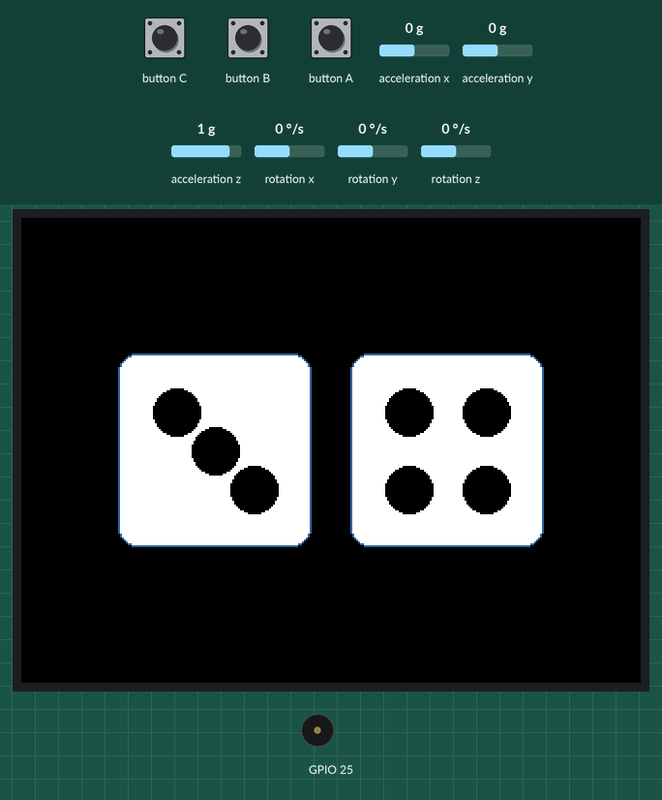
Simulated run of this sketch. Board: ESP32. Shown: 320×240 colour display, buzzer (waves = sounding). Inputs (shaded band) come from the test bench; at power-on: rotation x 0 °/s, acceleration x 0 g, acceleration y 0 g, acceleration z 1 g, rotation y 0 °/s, rotation z 0 °/s. Random numbers use the default seed unless the sketch sets one.

Above: at 1.4 s.
1.5 s: rotation x set to -192 °/s
At 2.46 s:
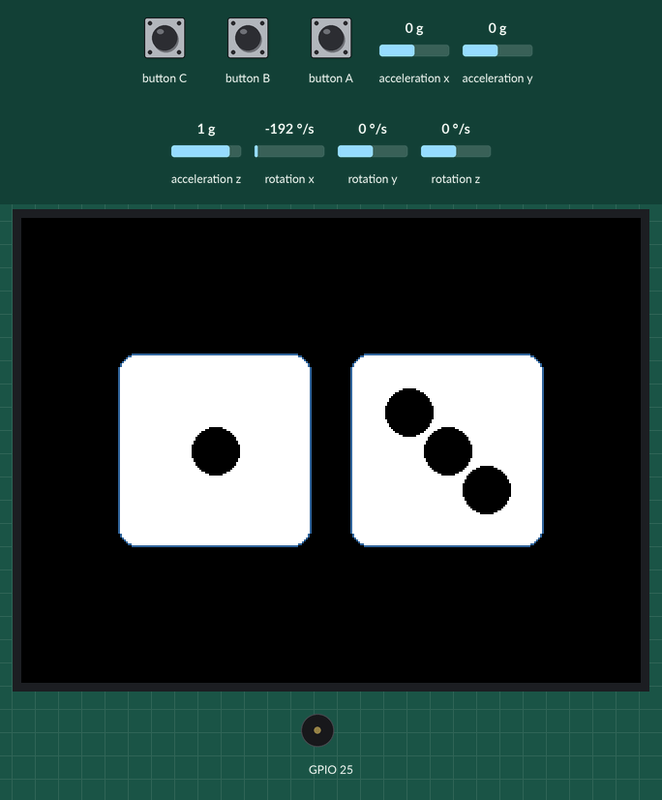
3.1 s: button A pulsed LOW 5 times (0.12 s each, 0.3 s apart)
At 4.56 s:
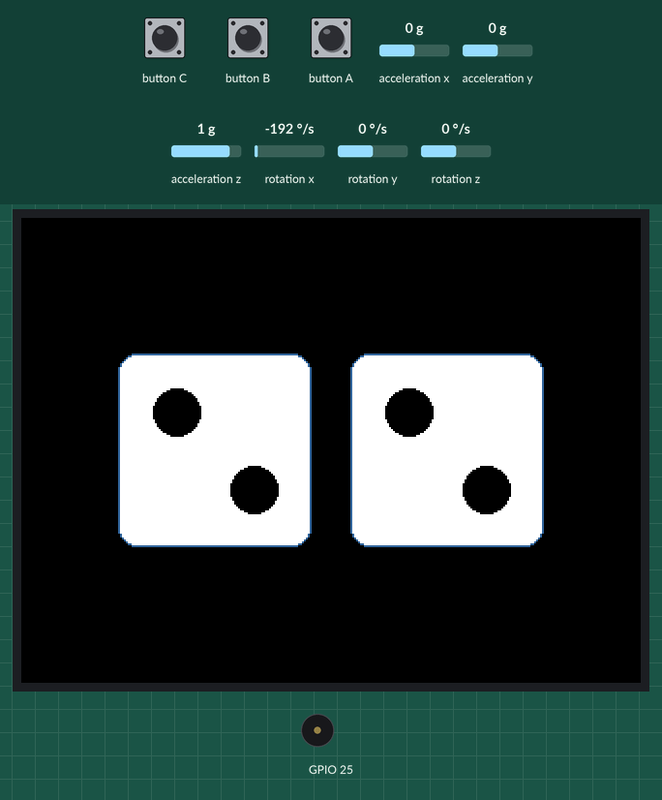
6.1 s: button A pressed for 0.15 s
At 6.74 s:
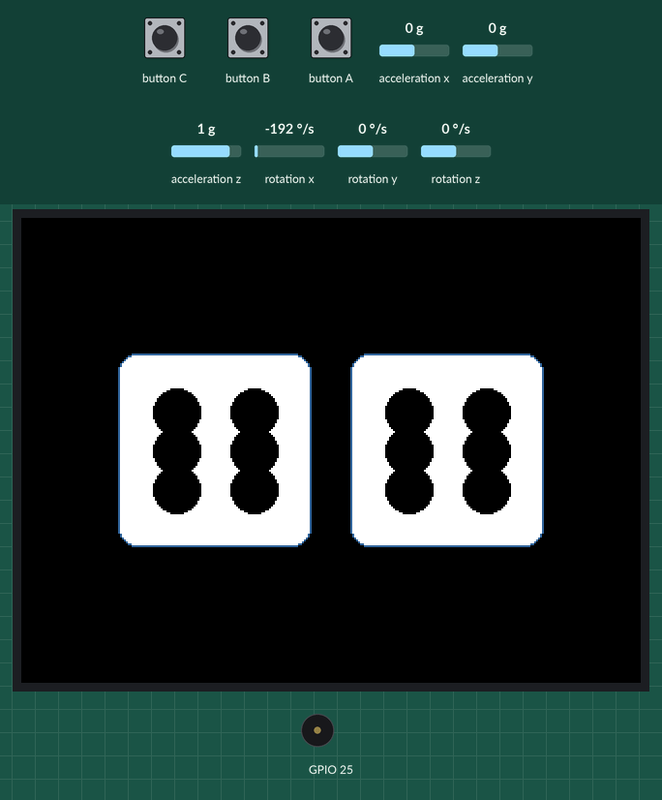
6.8 s: button C pressed for 0.15 s
At 7.41 s:
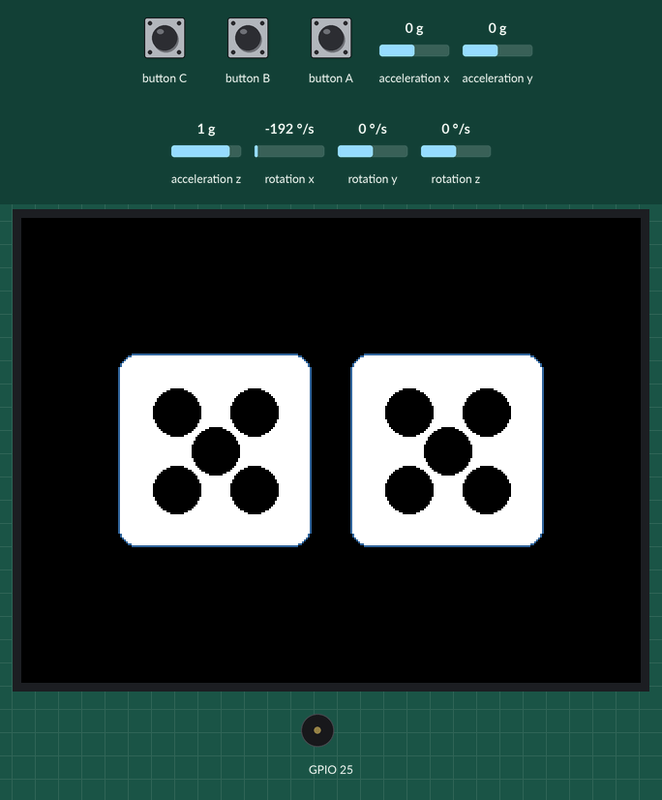
Timing chart, 0 to 8.5 s (numbered marks = the images above; inputs shaded):
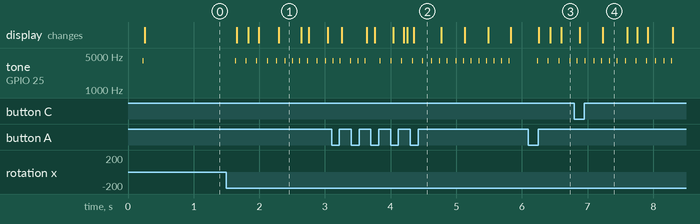

Measured:
- after the input at 1.5 s, tone on GPIO 25: alternates 4000 Hz for 0.01 s and silent for 0.12 s, starting after 0.14 s; the display: first changes after 0.16 s (image 1 shows a later state)
- after the input at 6.1 s, tone on GPIO 25: alternates 4000 Hz for 0.01 s and silent for 0.15 s, starting after 0.13 s; the display: first changes after 0.16 s (image 3 shows a later state)

The sketch:

dice.ino
```cpp
/**
 * M5 StickC Plus2 Dice Application
 *
 * Shows 2 dice on the screen. When the device is shaken,
 * the dice randomly rotate quickly and a new face is
 * randomly chosen after a couple of seconds.
 *
 * Hardware: M5 StickC Plus2
 * Libraries: M5Unified, M5GFX
 */

#include <M5Unified.h>
#include <M5GFX.h>
#include "M5StickCPlus2.h"

// Dice configuration
#define DICE_SIZE 100
#define DICE_SPACING 20
#define DICE_PADDING 30
#define ANIMATION_DURATION 500  // ms
#define SETTLE_DELAY 2000       // ms before showing final result

// Colors
#define DICE_BG_COLOR 0xFFFFFF  // White
#define DICE_DOT_COLOR 0x000000  // Black
#define DICE_BORDER_COLOR 0x333333

// Global variables
int dice1 = 1;
int dice2 = 1;
int targetDice1 = 1;
int targetDice2 = 1;

bool isRolling = false;
unsigned long rollStartTime = 0;
unsigned long settleStartTime = 0;

// Shake detection variables
float lastAccel = 0;
float currentAccel = 0;
unsigned long lastShakeTime = 0;
const unsigned long SHAKE_COOLDOWN = 1000;  // ms between shake detections
const float SHAKE_THRESHOLD = 40.0;  // Acceleration threshold for shake detection

// Acceleration data (same as accel.ino)
float ax = 0, ay = 0, az = 0;

// Store dice dot positions for each face (1-6)
// Format: {x, y} normalized positions (-1 to 1)
const float dotPositions[6][7][2] = {
  // Face 1 - center dot
  {{0, 0}},
  // Face 2 - top-left and bottom-right
  {{-0.4, -0.4}, {0.4, 0.4}},
  // Face 3 - three diagonal dots
  {{-0.4, -0.4}, {0, 0}, {0.4, 0.4}},
  // Face 4 - four corner dots
  {{-0.4, -0.4}, {0.4, -0.4}, {-0.4, 0.4}, {0.4, 0.4}},
  // Face 5 - five dots (corners + center)
  {{-0.4, -0.4}, {0.4, -0.4}, {0, 0}, {-0.4, 0.4}, {0.4, 0.4}},
  // Face 6 - six dots (two columns of three)
  {{-0.4, -0.4}, {-0.4, 0}, {-0.4, 0.4}, {0.4, -0.4}, {0.4, 0}, {0.4, 0.4}}
};

void drawDice(int x, int y, int size, int face) {
  // Draw dice background (rounded rectangle)
  int radius = size / 10;
  M5.Lcd.fillRoundRect(x, y, size, size, radius, DICE_BG_COLOR);
  M5.Lcd.drawRoundRect(x, y, size, size, radius, DICE_BORDER_COLOR);

  // Draw dots
  int dotCount = face;
  int dotSize = size / 8;

  for (int i = 0; i < dotCount; i++) {
    int dotX = x + size / 2 + (int)(dotPositions[face - 1][i][0] * size / 2);
    int dotY = y + size / 2 + (int)(dotPositions[face - 1][i][1] * size / 2);

    M5.Lcd.fillCircle(dotX, dotY, dotSize, DICE_DOT_COLOR);
  }
}

void drawAllDice() {
  // Clear screen
  M5.Lcd.fillScreen(TFT_BLACK);

  StickCP2.Speaker.tone(4000, 10);

  // Calculate positions to center two dice
  int screenWidth = M5.Lcd.width();
  int screenHeight = M5.Lcd.height();

  int totalWidth = DICE_SIZE * 2 + DICE_SPACING;
  int startX = (screenWidth - totalWidth) / 2;
  int startY = (screenHeight - DICE_SIZE) / 2;

  // Draw both dice
  drawDice(startX, startY, DICE_SIZE, dice1);
  drawDice(startX + DICE_SIZE + DICE_SPACING, startY, DICE_SIZE, dice2);
}

void startRoll() {
  isRolling = true;
  rollStartTime = millis();
  settleStartTime = millis();
  lastShakeTime = millis();
}

void updateRoll() {
  if (!isRolling) return;

  unsigned long currentTime = millis();
  unsigned long elapsed = currentTime - rollStartTime;
  unsigned long settleElapsed = currentTime - settleStartTime;

  // Animate dice while rolling (first phase)
  if (elapsed < ANIMATION_DURATION) {
    // Random dice faces during animation
    dice1 = random(1, 7);
    dice2 = random(1, 7);

    // Redraw with slight delay for animation effect
    delay(50);
    drawAllDice();
  }
  // Settle phase - show random but slower
  else if (settleElapsed < SETTLE_DELAY) {
    // Slow down the animation
    if (random(10) < 5) {  // 50% chance to change each frame
      dice1 = random(1, 7);
      dice2 = random(1, 7);
      drawAllDice();
    }
  }
  // Final result
  else {
    dice1 = targetDice1;
    dice2 = targetDice2;
    isRolling = false;
    drawAllDice();
  }
}
void readAccelerometer() {
  // Update IMU data first
  auto imu_update = StickCP2.Imu.update();

  if (imu_update) {
    // Get acceleration data. The data structure is changed and acceleration data is obtained from the gyro data structure.
    auto data = StickCP2.Imu.getImuData();
    ax = data.gyro.x;
    ay = data.gyro.y;
    az = data.gyro.z;
  }
}

void checkShake() {
  // Read accelerometer data using the same method as accel.ino
  readAccelerometer();

  // Calculate total acceleration magnitude
  currentAccel = sqrt(ax * ax + ay * ay + az * az);

  // Calculate acceleration change
  float accelChange = abs(currentAccel - lastAccel);
  lastAccel = currentAccel;

  unsigned long currentTime = millis();

  // Check if shake detected (with cooldown to prevent multiple triggers)
  if (accelChange > SHAKE_THRESHOLD &&
      !isRolling &&
      (currentTime - lastShakeTime) > SHAKE_COOLDOWN) {
    // Generate new random target values
    targetDice1 = random(1, 7);
    targetDice2 = random(1, 7);

    startRoll();
    lastShakeTime = currentTime;
  }
}

void setup() {
  // Initialize M5 device
  auto cfg = M5.config();
  M5.begin(cfg);

  // Set display rotation (optional - adjust as needed)
  M5.Lcd.setRotation(1);

  // Seed random number generator
  randomSeed(analogRead(0));

  // Initialize dice with random values
  dice1 = random(1, 7);
  dice2 = random(1, 7);
  targetDice1 = dice1;
  targetDice2 = dice2;

  // Initial draw
  drawAllDice();
}

void loop() {
  // Update M5 device
  M5.update();

  // Check for button A press to trigger roll
  if (M5.BtnA.wasPressed() && !isRolling) {
    targetDice1 = random(1, 7);
    targetDice2 = random(1, 7);
    startRoll();
  }

  // Check for shake detection
  checkShake();

  // Update rolling animation
  updateRoll();

  // Small delay to prevent overwhelming the system
  delay(10);
}
```
